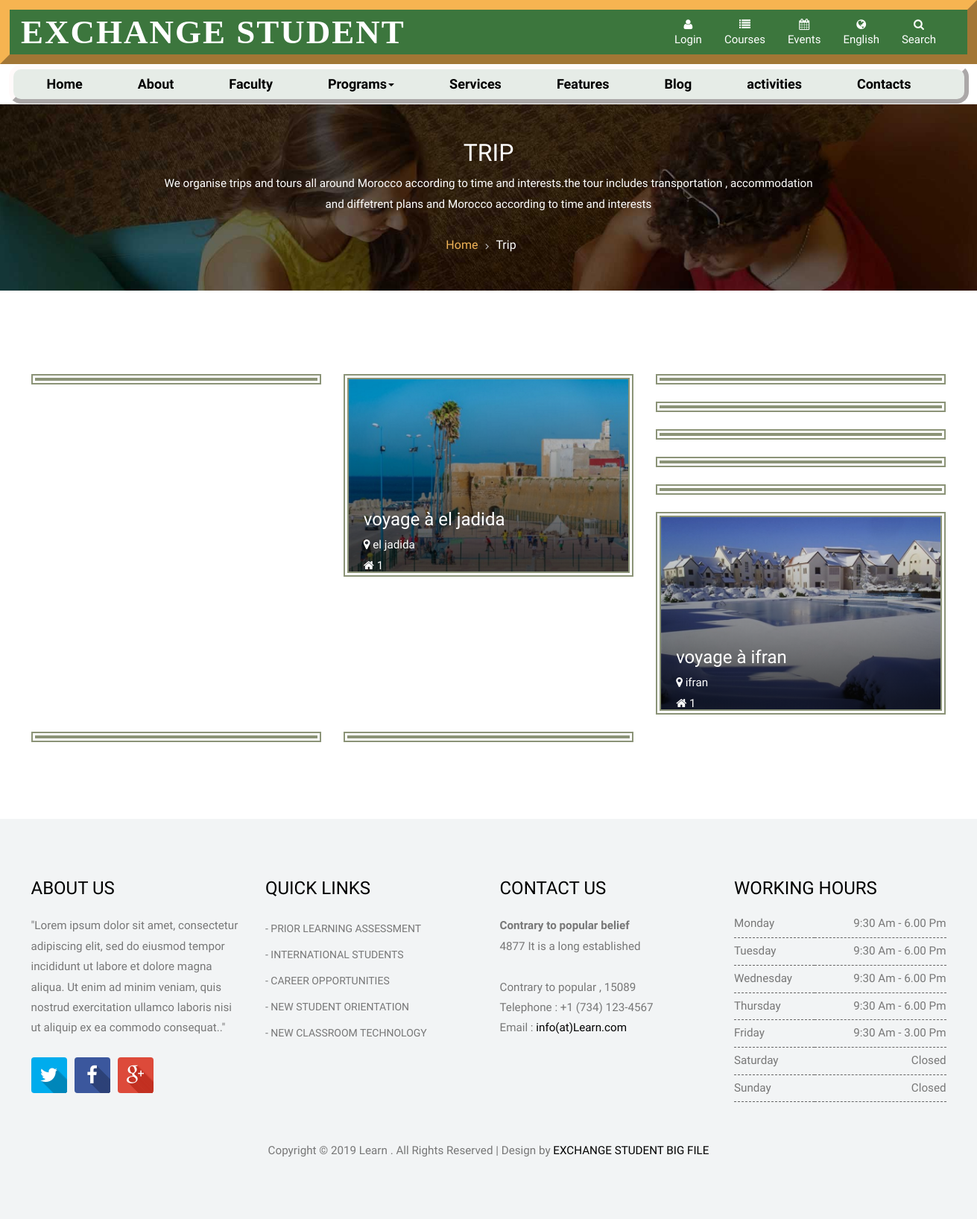
/activities.php?python=affiche_trip, run on the app's committed database.
### tables this page shows
CREATE TABLE `activite` (
  `id_activite` int(11) NOT NULL,
  `type` varchar(255) NOT NULL,
  `libelle` varchar(255) NOT NULL,
  `ville` varchar(255) NOT NULL,
  `address` varchar(255) NOT NULL,
  `photo` varchar(100) NOT NULL,
  `id_acc` int(11) NOT NULL
);

### activities.php (the view, shortened to what this page needs)
<?php
                include 'includes/header.php';
include 'connexion.php';
?>
    <?php
 $python='';
if(isset($_GET['python'])){
    $python=$_GET['python'];
}else{
    $python='manage';
}
  if($python=='manage'){
      ?>
    <div class="courses_banner">
        <div class="container">
            <h3>ACTIVITIES</h3>
            <p class="description">
                Lorem ipsum dolor sit amet, consectetur adipiscing elit. Integer lorem quam, adipiscing condimentum tristique vel, eleifend sed turpis. Pellentesque cursus arcu id magna euismod in elementum purus molestie.
            </p>
            <div class="breadcrumb1">
                <ul>
                    <li class="icon6"><a href="index.php">Home</a></li>
                    <li class="current-page">activitie</li>
                </ul>
            </div>
        </div>
    </div>
<div class="container">
    </br></br><h2 align="center"><strong>What previous adventurers had to say...</strong></h2>
<p></br><h4 align="center">Morocco has been one of the most interesting places I have ever visited. Mohammed, our guide, has provided all we nedeed during ten days. He is a very good driver, excelent english speaking, extensive knowledge. Profesional work from the very beggining, taking care of a mother with her three young daughters.</br>
Local guides and our itinerary was carefully selected. Begining from Marakesh, towards Ouarzazate, Atlas Mountains, spending one night at the dessert, continuing to Fez, Meknes, finally arriving to Chefchaouen. One of the most colorfull, village on our trip.
I apreciate Morrocan people for the positive attitude towards tourisim. For Trips Morocco tours, i wish you my best, hopping to continue your succes.</br></br>Mohammed arranged a 12-day trip around Morocco for four of us. Everything was perfect; but the highlight of the trip was Mohammed himself.</br>
Not only does he speak English fluently, but he truly knows and understands his country.</br> We had discussions about history and religion that provided an extra dimension to our trip. When we wanted to make minor changes to the itinerary, he was willing and able to accommodate us; if there was a problem, he took care of it. He arranged for local guides to give us deeper insight to the medinas of Fez and Marrakech.</br></br>
We had a wonderful experience on the desert. We thoroughly enjoyed Morocco, but more than anything we enjoyed Mohammed. He is trying to build a company around personalized service and he succeeds.
</h4></p>
</div>
    <style>
        .col-xs-1,
        .col-sm-1,
        .col-md-1,
        .col-lg-1,
        .col-xs-2,
        .col-sm-2,
        .col-md-2,
        .col-lg-2,
        .col-xs-3,
        .col-sm-3,
        .col-md-3,
        .col-lg-3,
        .col-xs-4,
        .col-sm-4,
        .col-md-4,
        .col-lg-4,
        .col-xs-5,
        .col-sm-5,
        .col-md-5,
        .col-lg-5,
        .col-xs-6,
        .col-sm-6,
        .col-md-6,
        .col-lg-6,
        .col-xs-7,
        .col-sm-7,
        .col-md-7,
        .col-lg-7,
        .col-xs-8,
        .col-sm-8,
        .col-md-8,
        .col-lg-8,
        .col-xs-9,
        .col-sm-9,
        .col-md-9,
        .col-lg-9,
        .col-xs-10,
        .col-sm-10,
        .col-md-10,
        .col-lg-10,
        .col-xs-11,
        .col-sm-11,
        .col-md-11,
        .col-lg-11,
        .col-xs-12,
        .col-sm-12,
        .col-md-12,
        .col-lg-12 {
            position: relative;
            min-height: 1px;
            padding-left: 15px;
            padding-right: 15px;
            margin-bottom: 23px;
        }
        figure.team_member {
            position: relative;
            overflow: hidden;
            color: #fff;
            border: 7px double #8b9377;
            padding: 0px;
        }
        .center {
            align-content: center;
        }
    </style>
    <div class="center">
        <div class="admission">
            <div class="container">
               <div class="col-md-4 faculty_grid">
                    <figure class="team_member">
                        <img src="images/activite/TRIP.jpg" class="img-responsive wp-post-image" alt="" />
                        <div></div>
                        <figcaption>
                            <h3 class="person-title"><a href="activities.php?python=affiche_trip"><strong>TRIP</strong></a></h3>
                            <p align="center"></BR></br> We organise trips and tours all around Morocco according to time and interests.the tour includes transportation , accommodation and diffetrent plans</a>
                            </p>
                            <p align="right"><a href="activities.php?python=affiche_trip"><span><i class="fa fa-chain chain_1"></i> MORE DETAILS</span></a></p>
                        </figcaption>
                    </figure>
                </div>
                <div class="col-md-4 faculty_grid">
                     <figure class="team_member">
                        <img src="images/activite/tours.jpg" class="img-responsive wp-post-image" alt="" />
                        <div></div>
                        <figcaption>
                            <h3 class="person-title"><a href="activities.php?python=affiche_trip"><strong>TOURS</strong></a></h3>
                            <p align="center"></BR></br> Our Custom Tours take you on wonderful journeys where you experience the rich southern and the imperial cities with knowledgeable local guides with more historical information</a>
                            </p>
                            <p align="right"><a href="activities.php?python=affiche_prom"><span><i class="fa fa-chain chain_1"></i> MORE DETAILS</span></a></p>
                        </figcaption>
                    </figure>
                </div>
                <div class="col-md-4 faculty_grid">
                    <figure class="team_member">
                        <img src="images/activite/other_act.jpg" class="img-responsive wp-post-image" alt="" />
                        <div></div>
                        <figcaption>
                            <h3 class="person-title"><a href="activities.php?python=affiche_trip"><strong>OTHER ACTIVITIES</strong></a></h3>
                            <p align="center"></BR></br> Our Custom Tours take you on wonderful journeys where you experience the rich southern and the imperial cities with knowledgeable local guides with more historical information</a>
                            </p>
                            <p align="right"><a href="activities.php?python=affiche_autre"><span><i class="fa fa-chain chain_1"></i> MORE DETAILS</span></a></p>
                        </figcaption>
                    </figure>
            </div>
            </div>
        </div>
    </div>
    <?php
    }elseif($python=='affiche_trip'){
      ?>
    <div class="courses_banner">
        <div class="container">
            <h3>TRIP</h3>
            <p class="description">
                We organise trips and tours all around Morocco according to time and interests.the tour includes transportation , accommodation and diffetrent plans and Morocco according to time and interests
            </p>
            <div class="breadcrumb1">
                <ul>
                    <li class="icon6"><a href="index.php">Home</a></li>
                    <li class="current-page">Trip</li>
                </ul>
            </div>
        </div>
    </div>
    <div class="admission">
        <div class="container">
            <?php
                                 $stmt="select * from activite where type='trip';";
                $result=mysqli_query($link,$stmt);
      while($row=mysqli_fetch_array($result)){
          echo '<div class="col-md-4 faculty_grid">
	   	  	<figure class="team_member">
	   	  		<img src="images/activite/category/'.$row['photo'].'" class="img-responsive wp-post-image" alt=""/>
	   	  		<div></div>
	   	  		<figcaption><h3 class="person-title"><a href="event_single.html"> '.utf8_encode($row['libelle']).'  à '.utf8_encode($row['ville']).'</a></h3>
	   	  			<p><i class="fa fa-map-marker">  </i> '.utf8_encode($row['ville']).'</a></p>
	   	  			<p><i class="fa fa-home">   </i>   '.utf8_encode($row['id_acc']).'</a></p>
	   	  			<p><a href="mailto%40example.html"><i class="fa fa-list-alt">   </i>  '.utf8_encode($row['address']).'</a></p>
	   	  			<p align="right"><a href="faculty.php?python=edit&userid='.$row['id_activite'].'"><span><i class="fa fa-chain chain_1"></i> MORE DETAILS</span></a></p>
	   	  			<div class="person-social">
	   	  				<ul class="social-person">
	   	  					<li><a href="#"><i class="fa fa-facebook"></i></a></li>
	   	  					<li><a href="#"><i class="fa fa-google-plus"></i></a></li>
	   	  					<li><a href="#"><i class="fa fa-twitter"></i></a></li>
	   	  					<li><a href="#"><i class="fa fa-youtube"></i></a></li>
	   	  			    </ul>
	   	  		  </div>
	   	  	   </figcaption>
	   	  	 </figure>
	   	  </div>';
                  ?>
            <?php }?>
        </div>
    </div>
    <?php
  }
?>
        <?php
                include 'includes/footer.php';
?>
            </body>
            </html>

### css/style.css (style rules this page uses)
h4, h5, h6, h1, h2, h3 { margin-top: 0; }
ul, ol { margin: 0; }
p { margin: 0; }
html, body { font-family: 'PT Sans Narrow', sans-serif; font-size: 100%; background:#fff; }
body a { transition:0.5s all; -webkit-transition:0.5s all; -moz-transition:0.5s all; -o-transition:0.5s all; -ms-transition:0.5s all; }
.breadcrumb1 ul { padding:0; margin:0; list-style:none; }
.breadcrumb1 li { position: relative; margin-right: 10px; padding-right: 10px; display: inline-block; color:#fff; }
.breadcrumb1 li.current-page:after { display:none; }
.breadcrumb1 li a { display:inline-block; color:#f1b458; }
.breadcrumb1 li:after { content: '\f105'; font: normal normal normal 13px/1 "FontAwesome"; display: block; position: absolute; left: 100%; top:6px; color: #cecfd2; }
.courses_banner h3 { color:#fff; font-size:2em; text-transform:uppercase; }
p.description { color: #fff; font-size: 0.95em; line-height: 1.8em; width: 70%; margin: 0 auto 2em auto; }
.courses_banner { background: url(../images/2.jpg)no-repeat center top; background-size: cover; -webkit-background-size: cover; -moz-background-size: cover; -o-background-size: cover; min-height:250px; text-align: center; padding: 3em 0 0 0; }
.admission { padding:5em 0; }
.admission p { color:#777; font-size:0.95em; line-height:1.8em; margin-bottom:2em; }
figure.team_member { position: relative; overflow: hidden; color: #fff; }
figure.team_member img + div { position: absolute; top: 0; left: 0; width: 100%; height: 100%; background-image: -webkit-linear-gradient(to top, rgba(0,0,0,.7) 5%, rgba(0,0,0,.1) 90%); background-image: -moz-linear-gradient(to top, rgba(0,0,0,.7) 5%, rgba(0,0,0,.1) 90%); background-image: -ms-linear-gradient(to top, rgba(0,0,0,.7) 5%, rgba(0,0,0,.1) 90%); background-image: -o-linear-gradient(to top, rgba(0,0,0,.7) 5%, rgba(0,0,0,.1) 90%); background-image: linear-gradient(to top, rgba(0,0,0,.7) 5%, rgba(0,0,0,.1) 90%); }
figure.team_member figcaption { position: absolute; top: 60%; left: 0; width: 100%; height: 100%; padding: 20px; -webkit-box-sizing: border-box; -moz-box-sizing: border-box; box-sizing: border-box; }
figure.team_member figcaption h3 { margin: 0 0 8px 0; }
figure.team_member figcaption h3 a, figure.team_member figcaption p a { color: #fff; }
figure.team_member figcaption p { margin-bottom: 0; color: #fff; }
figure, figcaption, img, h2, p, i, .person-social { -webkit-transition: all .5s; transition: all .5s; }

### activities.php (style rules this page uses)
.col-xs-1, .col-sm-1, .col-md-1, .col-lg-1, .col-xs-2, .col-sm-2, .col-md-2, .col-lg-2, .col-xs-3, .col-sm-3, .col-md-3, .col-lg-3, .col-xs-4, .col-sm-4, .col-md-4, .col-lg-4, .col-xs-5, .col-sm-5, .col-md-5, .col-lg-5, .col-xs-6, .col-sm-6, .col-md-6, .col-lg-6, .col-xs-7, .col-sm-7, .col-md-7, .col-lg-7, .col-xs-8, .col-sm-8, .col-md-8, .col-lg-8, .col-xs-9, .col-sm-9, .col-md-9, .col-lg-9, .col-xs-10, .col-sm-10, .col-md-10, .col-lg-10, .col-xs-11, .col-sm-11, .col-md-11, .col-lg-11, .col-xs-12, .col-sm-12, .col-md-12, .col-lg-12 { position: relative; min-height: 1px; padding-left: 15px; padding-right: 15px; margin-bottom: 23px; }
figure.team_member { position: relative; overflow: hidden; color: #fff; border: 7px double #8b9377; padding: 0px; }

### data on the page
activite: photo (picture), libelle "voyage", ville "el jadida", id_acc "1"
activite: photo (picture), libelle "voyage", ville "ifran", id_acc "1"
